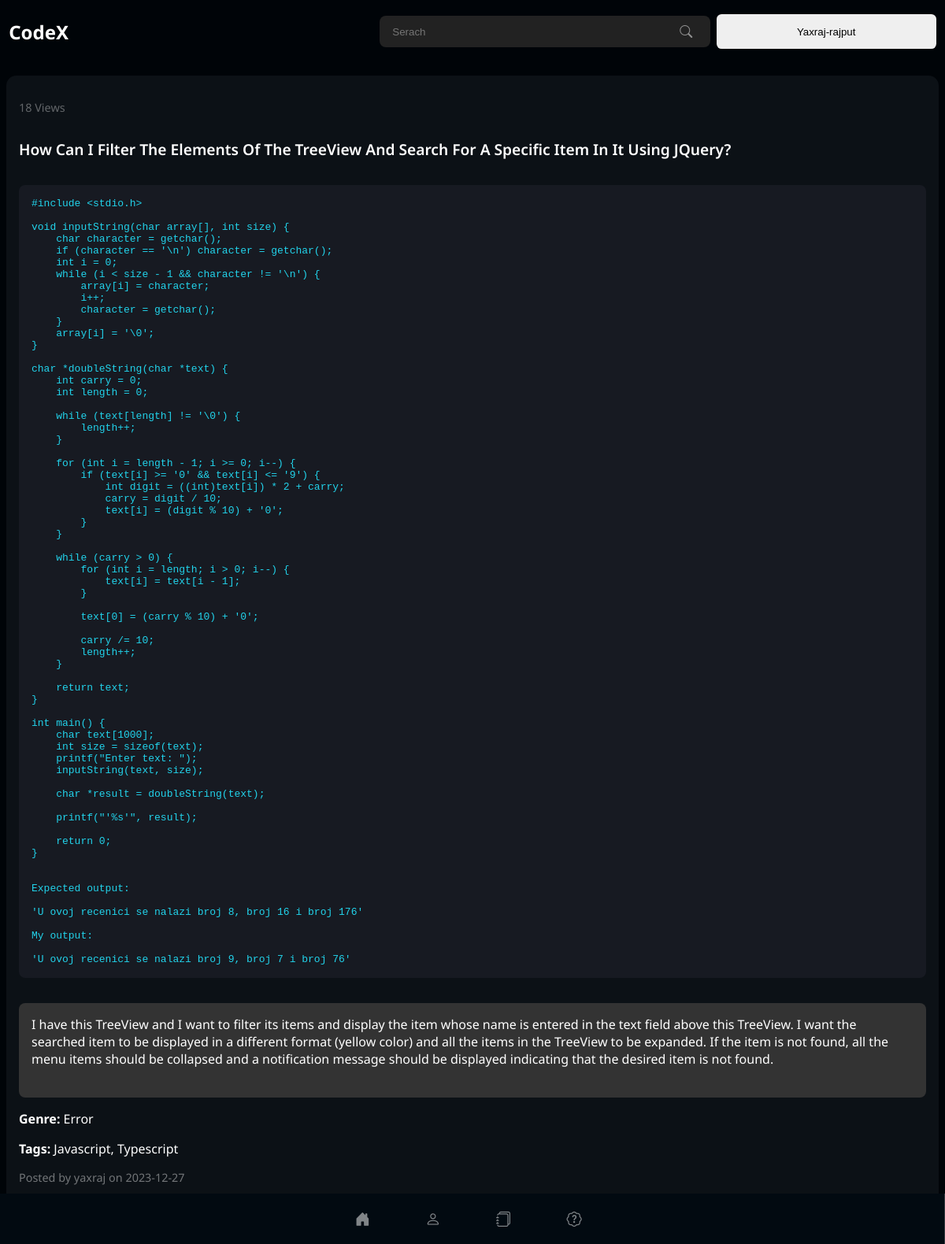
/article/1 (signed in), run on the app's committed database.
### app.py (models this page shows, shortened)
class User(UserMixin, db.Model):
    id = db.Column(db.Integer, primary_key=True)
    username = db.Column(db.String(30), unique=True)
    email = db.Column(db.String(50), unique=True)
    password = db.Column(db.String(80))
    dob = db.Column(db.Integer)
    tech_stack = db.Column(db.String(80))
    bio = db.Column(db.Text(500))
    occupation = db.Column(db.String(80))
    location = db.Column(db.String(80))
    profile_pic = db.Column(db.String(80), default='default.png')
    github = db.Column(db.String(80))
    linkedin = db.Column(db.String(80))
    twitter = db.Column(db.String(80))
    facebook = db.Column(db.String(80))
    instagram = db.Column(db.String(80))
    website = db.Column(db.String(80))
    created_at = db.Column(db.DateTime, default=datetime.utcnow)
    status = db.Column(db.String(80), default='active')

class Articles(db.Model):
    article_id = db.Column(db.Integer, primary_key=True)
    title = db.Column(db.String(200), nullable=False)
    description = db.Column(db.Text, nullable=False)
    code_snippet = db.Column(db.Text, nullable=True)
    post_by = db.Column(db.String(200), nullable=False)
    date_time = db.Column(db.DateTime, default=datetime.utcnow)
    likes = db.Column(db.Integer, default=0)
    genre = db.Column(db.String(200), nullable=True)
    tags = db.Column(db.String(200), nullable=True)
    views = db.Column(db.Integer, default=0)
    updated_at = db.Column(db.DateTime, onupdate=datetime.utcnow)
    status = db.Column(db.String(200), nullable=False, default='draft')

### app.py (the view)
@app.route('/article/<int:article_id>', methods=['GET'])
def article(article_id):
    article = Articles.query.get(article_id)
    if article:
        if 'views' in article.__dict__:
            article.views += 1
        else:
            article.views = 1
        db.session.commit()
        return render_template('view_article.html', article=article)
    else:
        return "Article not found", 404

### app.py (called while the page is built)
@login_manager.user_loader
def load_user(user_id):
    return User.query.get(int(user_id))

### templates/view_article.html (shortened to what this page needs)
{% extends 'base.html' %}  {% block bodyblock %}
<div class="wrapper">
  {% include 'sidebar.html' %}
  <div class="articles-div-main">
    <div class="article-card" style="width: 100%;">
      <div class="top-bar">
        <span class="views">{{ article.views }} Views</span>
        <div class="buttons">
        </div>
      </div>
      <h2 class="title" style=" font-weight: 600">
        {{ article.title }}
      </h2>
      <pre class="code-snippet">{{ article.code_snippet }}</pre>
      <pre class="description">{{ article.description }}</pre>
      <p><strong>Genre:</strong> {{ article.genre }}</p>
      <p><strong>Tags:</strong> {{ article.tags }}</p>
      <p class="posted-by">
        Posted by {{ article.post_by }} on {{
        article.date_time.strftime('%Y-%m-%d') }}
      </p>
      <p class="status"><strong>Status:</strong> {{ article.status }}</p>
    </div>
  </div></div>
  {% endblock bodyblock %}

### templates/base.html (shortened to what this page needs)
<!DOCTYPE html>
<html lang="en">
  <head>
    <link rel="stylesheet" href="../static/styles/style.css" />
    <link
      rel="stylesheet"
      href="https://cdn.jsdelivr.net/npm/bootstrap-icons@1.11.2/font/bootstrap-icons.min.css"
    />
  </head>
  <body>
    <div class="navbar">
      <div class="left">
        <div class="logo">
          <h2 style="color: #fff">CodeX</h2>
        </div>
      </div>
      <div class="right">
        <div class="search">
          <input type="text" placeholder="Serach" /><i class="bi bi-search"></i>
        </div>
        <div class="buttons">
          <button class="login-btn">
            {% if current_user.is_authenticated %}<a
              style="text-decoration: none; color: #000"
              href="/profile"
            >
              {{ current_user.username }}</a
            >
            {% else %}
            <a style="text-decoration: none; color: #000" href="/login"
              >Sign In</a
            >
            {% endif %}
          </button>
        </div>
      </div>
    </div>
    {% block bodyblock %} {% endblock bodyblock %}
  </body>
</html>

### static/styles/style.css (style rules this page uses)
* { margin: 0; padding: 0; box-sizing: border-box; }
body { background-color: #000408; font-family: "Noto Sans", sans-serif; overflow-x: hidden; }
.navbar { width: 100%; height: 5rem; z-index: 999999999; padding: 0rem 3rem; display: flex; align-items: center; justify-content: space-between; position: fixed; background-color: #000408; }
.navbar .left { width: 30%; height: 100%; display: flex; justify-content: flex-end; align-items: center; }
.navbar .left .logo { width: 100%; height: 100%; display: flex; justify-content: flex-start; align-items: center; }
.navbar .right { width: 30%; height: 100%; display: flex; align-items: center; justify-content: flex-end; }
.navbar .right .search { width: 60%; height: 2.5rem; display: flex; align-items: center; background-color: #222; padding: 0rem 1rem; border-radius: 0.5rem; }
.navbar .right .search input { width: 100%; background-color: #222; outline: none; border: none; color: #fff; }
.navbar .right .search .bi-search { color: #fff; padding: 0.4rem; opacity: 50%; }
.navbar .right .buttons { display: flex; align-items: center; }
.navbar .right .buttons .login-btn { padding: 0.8rem 1.6rem; border: none; outline: none; border-radius: 0.4rem; }
@media (max-width: 1200px) { .navbar { padding: 0.7rem; } }
@media (max-width: 1200px) { .navbar .left { width: 30%; height: 100%; } }
@media (max-width: 1200px) { .navbar .right { width: 60%; gap: 0.5rem; } }
@media (max-width: 1200px) { .navbar .right .search { width: 60%; } }
@media (max-width: 1200px) { .navbar .right .buttons { width: 40%; } }
@media (max-width: 1200px) { .navbar .right .buttons .login-btn { width: 100%; padding: 0.9rem 0.3rem; text-wrap: nowrap; overflow: hidden; } }
.wrapper { width: 100%; display: flex; height: 100%; position: static; }
.wrapper .articles-div-main { width: 100%; height: 100vh; overflow-y: scroll; padding: 2rem; padding-top: 6rem; gap: 2rem; display: flex; flex-direction: column; align-items: center; }
.wrapper .articles-div-main .article-card { background-color: #0c1116; display: flex; flex-direction: column; width: 60%; padding: 2rem; gap: 1rem; padding-top: 0rem; border-radius: 1rem; }
.wrapper .articles-div-main .article-card .top-bar { width: 100%; height: 3rem; display: flex; justify-content: space-between; align-items: center; }
.wrapper .articles-div-main .article-card .top-bar .views { color: rgba(255, 255, 255, 0.3568627451); font-size: 0.9rem; }
.wrapper .articles-div-main .article-card .top-bar .buttons { display: flex; gap: 0.4rem; }
.wrapper .articles-div-main .article-card h2 { margin-top: 0; color: #ffffff; text-transform: capitalize; margin-bottom: 1rem; }
.wrapper .articles-div-main .article-card p { color: #fff; }
.wrapper .articles-div-main .article-card .code-snippet { font-family: monospace; padding: 1rem; border-radius: 0.5rem; background-color: #171a22; color: #22d3eb; margin-bottom: 1rem; }
.wrapper .articles-div-main .article-card .description { width: 100%; background-color: #333; text-wrap: wrap; padding: 1rem; border-radius: 0.5rem; color: #fff; font-family: "Noto Sans", sans-serif; font-size: 1rem; }
.wrapper .articles-div-main .article-card .posted-by { color: rgba(255, 255, 255, 0.4235294118); font-size: 0.9rem; }
.wrapper .articles-div-main .article-card .status { color: #fff; font-size: 0.9rem; }
@media (max-width: 1200px) { .wrapper .articles-div-main { padding: 0.5rem; padding-top: 6rem; } }
@media (max-width: 1200px) { .wrapper .articles-div-main .article-card { background-color: #0c1116; display: flex; flex-direction: column; width: 100%; padding: 1rem; border-radius: 0.8rem; } }
@media (max-width: 1200px) { .wrapper .articles-div-main .article-card h2 { font-size: 1.2rem; } }
@media (max-width: 1200px) { .wrapper .articles-div-main .article-card .code-snippet { overflow-x: scroll; } }
@media (max-width: 1200px) { .wrapper .articles-div-main .article-card .description { background-color: #333; } }

### data on the page
User: username "Yaxraj-rajput"
Articles: views "18", title "How Can I Filter The Elements Of The TreeView And Search For A Specific Item In It Using JQuery?", code_snippet "#include <stdio.h> void inputString(char array[], int size) { char character = getchar(); if (character == '\\n') character = getchar(); int i = 0; while (i < size - 1 && character != '\\n') { array[i] = character; i++; character = getchar(); } array[i] = '\\0'; } char *doubleString(char *text) { int carry = 0; int length = 0; while (text[length] != '\\0') { length++; } for (int i = length - 1; i >= 0; i--) { if (text[i] >= '0' && text[i] <= '9') { int digit = ((int)text[i]) * 2 + carry; carry = digit / 10; text[i] = (digit % 10) + '0'; } } while (carry > 0) { for (int i = length; i > 0; i--) { text[i] = text[i - 1]; } text[0] = (carry % 10) + '0'; carry /= 10; length++; } return text; } int…", description "I have this TreeView and I want to filter its items and display the item whose name is entered in the text field above this TreeView. I want the searched item to be displayed in a different format (yellow color) and all the items in the TreeView to be expanded. If the item is not found, all the menu items should be collapsed and a notification message should be displayed indicating that the desired item is not found.", genre "Error", tags "Javascript, Typescript", post_by "yaxraj", date_time "2023-12-27"
